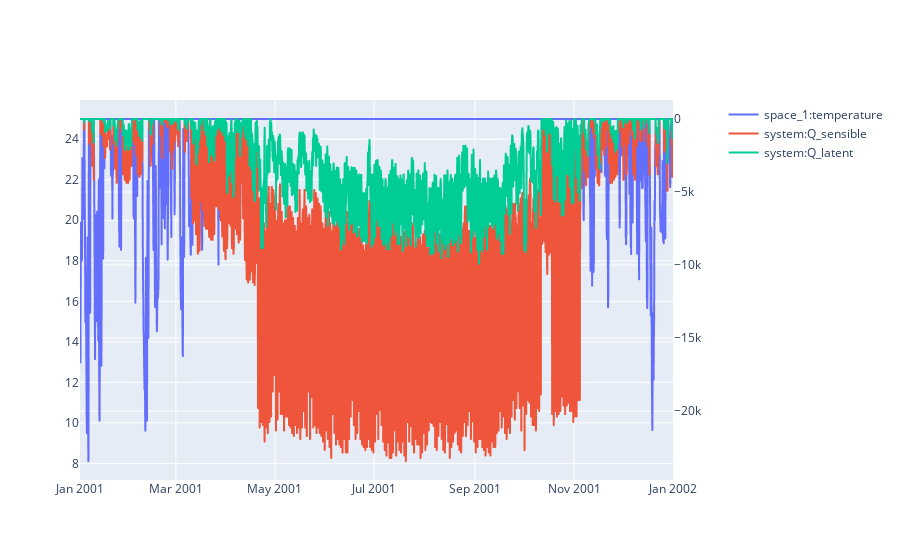

The notebook cell this image was saved under:
### Code cell
variables = [pro.component("space_1").variable("temperature"),
             pro.component("system").variable("Q_sensible"),
             pro.component("system").variable("Q_latent"),
             ]
sim.plot(pro.dates(),variables,axis=[1,2,2])

### Figure 1 — Plotly figure (JSON) as saved in the notebook; plotly's stock layout.template omitted (floating-point values rounded to 4 significant figures; data arrays with more than 128 entries replaced by an {"elided": "..."} marker saying what was removed)
{"data": [{"hovertemplate": "date=%{x}<br>space_1:temperature=%{y}<extra></extra>", "legendgroup": "", "line": {"dash": "solid"}, "marker": {"symbol": "circle"}, "mode": "lines", "name": "space_1:temperature", "showlegend": true, "type": "scattergl", "x": {"elided": "8760 str values"}, "xaxis": "x", "y": {"elided": "8760 float values"}, "yaxis": "y"}, {"hovertemplate": "date=%{x}<br>system:Q_sensible=%{y}<extra></extra>", "legendgroup": "", "line": {"dash": "solid"}, "marker": {"symbol": "circle"}, "mode": "lines", "name": "system:Q_sensible", "showlegend": true, "type": "scattergl", "x": {"elided": "8760 str values"}, "xaxis": "x", "y": {"elided": "8760 float values"}, "yaxis": "y2"}, {"hovertemplate": "date=%{x}<br>system:Q_latent=%{y}<extra></extra>", "legendgroup": "", "line": {"dash": "solid"}, "marker": {"symbol": "circle"}, "mode": "lines", "name": "system:Q_latent", "showlegend": true, "type": "scattergl", "x": {"elided": "8760 str values"}, "xaxis": "x", "y": {"elided": "8760 float values"}, "yaxis": "y2"}], "layout": {"xaxis": {"anchor": "y", "domain": [0, 0.94]}, "yaxis": {"anchor": "x", "domain": [0, 1]}, "yaxis2": {"anchor": "x", "overlaying": "y", "side": "right"}}}
